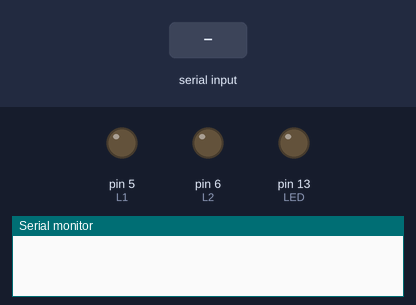
Recording of a sketch running on a simulated Arduino Uno, built with avr-gcc and run on an emulated ATmega328P. Parts: output pins drawn as LEDs (lit = HIGH), the last lines printed to the serial monitor. The test bench sets the inputs (shaded band). Pins used as bus, display or sensor lines are not drawn.

Above: at 1.2 s.
1.3 s: "U" received over Serial
At 1.6 s:
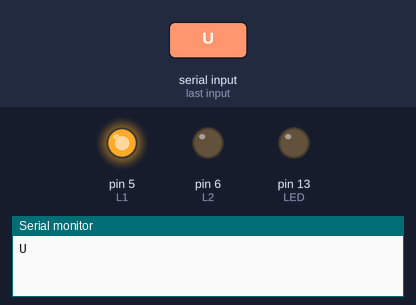
2.8 s: "D" received over Serial
At 3.9 s:
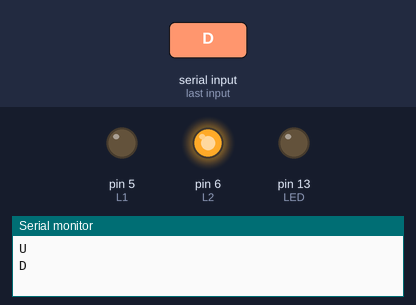
4.3 s: "R" received over Serial
At 5.1 s:
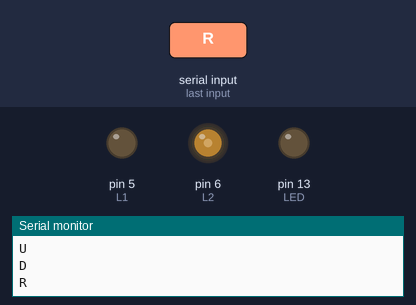
5.8 s: "L" received over Serial
At 6.2 s:
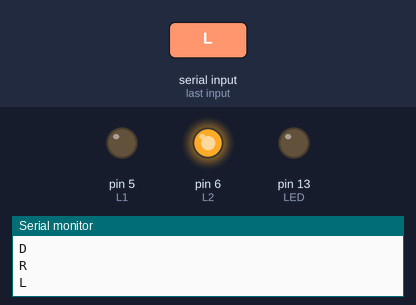
Timing chart, 0 to 8.3 s (numbered marks = the images above; inputs shaded):
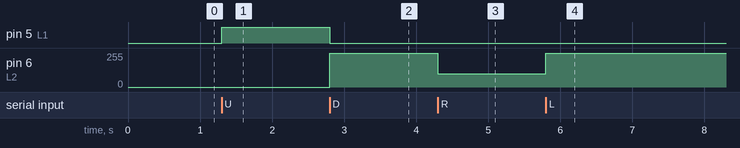

Measured:
- after the input at 1.3 s, pin 5 (L1): LOW → HIGH at once
- after the input at 2.8 s, pin 5 (L1): HIGH → LOW at once; pin 6 (L2): 0/255 → 255/255 at once
- after the input at 4.3 s, pin 6 (L2): 255/255 → 100/255 at once
- after the input at 5.8 s, pin 6 (L2): 100/255 → 255/255 at once

The sketch:

tarea1_instrucciones_avanzar-retroceder_v0.4.ino
```cpp
char nombre[10] = "Mazinger"; //El nuevo nombre del modulo
char password [10] = "1234"; //El nuevo password. No es muy seguro...
char baud = '4'; //4 = 9600 baud

//Ctes
int L1 = 5; int L2 = 6; //controladores izquierdo
int R1 = 9; int R2 = 10; //controladores derecho
int lU = 0; int lD = 0; // valores booleanos arriba-abajo
int lL = 0; int lR = 0; // valores boolenos izquierda-derecha

void setup() {
  Serial.begin (9600); //Iniciar el serial
  pinMode(L1, OUTPUT);
  pinMode(L2, OUTPUT);
  pinMode(R1, OUTPUT);
  pinMode(R2, OUTPUT);
  pinMode(13, OUTPUT); //LED
}

void loop() {
  if(Serial.available() >= 1){
    char entrada = Serial.read();
    Serial.println(entrada);

     if(entrada == 'U'){
       lU = 1; lD = 0;
     }// if del caso "adelante"

    if(entrada == 'D'){
      lD = 1; lU = 0;
    }// if del caso "atras"

    if(entrada == 'L'){
       lL = 1; lR = 0;
     }// if del caso "izquierda"

     if(entrada == 'R'){
       lR = 1; lL = 0;
     }// if del caso "derecha"

    if(entrada=='S'){
      lU = 0; lD = 0; lR = 0; lL = 0;
    }// if del caso "apagado"

  }//if para ver que existe senal

  //Que es lo que hara el robot
  //U
  if(lU == 1 && lR == 0 && lL == 0){
    analogWrite(L1, 255); analogWrite(L2, 0);
    analogWrite(R1, 255); analogWrite(R2, 0);
    digitalWrite(13, LOW);
  }//if del adelante

  //UR
  if(lU == 1 && lR == 1 && lL == 0){
    analogWrite(L1, 100); analogWrite(L2, 0);
    analogWrite(R1, 255); analogWrite(R2, 0);
    digitalWrite(13, HIGH);
  }//if del adelante derecho

  //UL
  if(lU == 1 && lR == 0 && lL == 1){
    analogWrite(L1, 255); analogWrite(L2, 0);
    analogWrite(R1, 100); analogWrite(R2, 0);
    digitalWrite(13, LOW);
  }//if del adelante izquierdo

  //R
  if(lR == 1 && lU == 0 && lD == 0){
    analogWrite(L1, 0); analogWrite(L2, 255);
    analogWrite(R1, 255); analogWrite(R2, 0);
    digitalWrite(13, LOW);
  }//if del derecha

  //L
  if(lL == 1 && lU == 0 && lD == 0){
    analogWrite(L1, 255); analogWrite(L2, 0);
    analogWrite(R1, 0); analogWrite(R2, 255);
    digitalWrite(13, LOW);
  }//if del izquierdo

  //D
  if(lD == 1 && lR == 0 && lL == 0){
    analogWrite(L1, 0); analogWrite(L2, 255);
    analogWrite(R1, 0); analogWrite(R2, 255);
    digitalWrite(13, LOW);
  }//if del atrás

  //DR
  if(lD == 1 && lR == 1 && lL == 0){
    analogWrite(L1, 0); analogWrite(L2, 100);
    analogWrite(R1, 0); analogWrite(R2, 255);
    digitalWrite(13, LOW);
  }//if del atrás-derecha

  //DL
  if(lD == 1 && lR == 0 && lL == 1){
    analogWrite(L1, 0); analogWrite(L2, 255);
    analogWrite(R1, 0); analogWrite(R2, 100);
    digitalWrite(13, LOW);
  }//if del atrás-izquierda

  //S
  if(lU == 0 && lD == 0 && lR == 0 && lL == 0){
    analogWrite(L1, 0); analogWrite(L2, 0);
    analogWrite(R1, 0); analogWrite(R2, 0);
    digitalWrite(13,LOW);
  }
}//Loop
```
